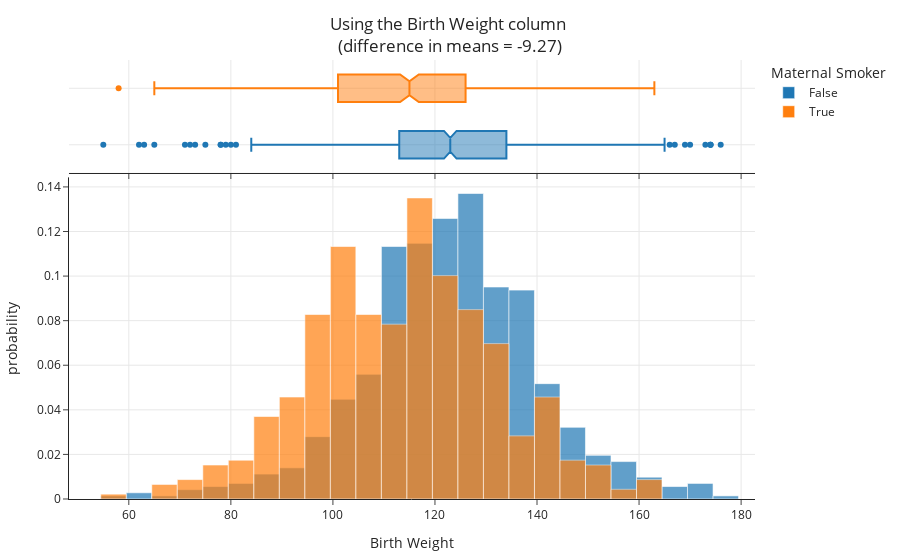
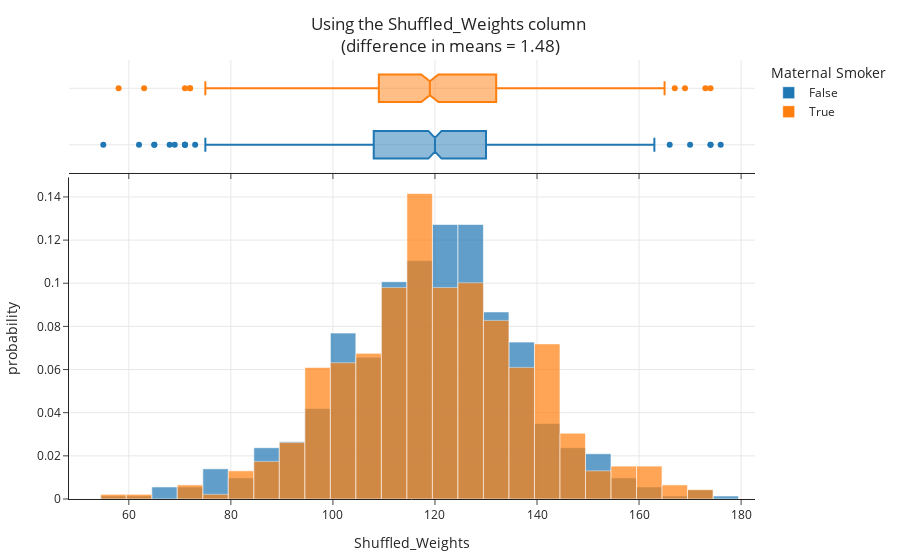

Source (notebook cell) for these figures, in order:
### Markdown cell above
Let's visualize both pairs of distributions – what do you notice?

### Code cell
for x in ['Birth Weight', 'Shuffled_Weights']:
    diff = group_means.loc[True, x] - group_means.loc[False, x]
    fig = px.histogram(
        with_shuffled, x=x, color='Maternal Smoker', histnorm='probability', marginal='box', 
        title=f"Using the {x} column <br>(difference in means = {diff:.2f})",
        barmode='overlay', opacity=0.7)
    fig.update_layout(margin=dict(t=60))
    fig.show()

### Figure 1 — Plotly figure (JSON) as saved in the notebook; plotly's stock layout.template omitted (floating-point values rounded to 4 significant figures; data arrays with more than 128 entries replaced by an {"elided": "..."} marker saying what was removed)
{"data": [{"alignmentgroup": "True", "bingroup": "x", "histnorm": "probability", "hovertemplate": "Maternal Smoker=False<br>Birth Weight=%{x}<br>probability=%{y}<extra></extra>", "legendgroup": "False", "marker": {"color": "#1F77B4", "opacity": 0.7, "pattern": {"shape": ""}}, "name": "False", "offsetgroup": "False", "orientation": "v", "showlegend": true, "type": "histogram", "x": {"elided": "715 int values"}, "xaxis": "x", "yaxis": "y"}, {"alignmentgroup": "True", "hovertemplate": "Maternal Smoker=False<br>Birth Weight=%{x}<extra></extra>", "legendgroup": "False", "marker": {"color": "#1F77B4"}, "name": "False", "notched": true, "offsetgroup": "False", "showlegend": false, "type": "box", "x": {"elided": "715 int values"}, "xaxis": "x2", "yaxis": "y2"}, {"alignmentgroup": "True", "bingroup": "x", "histnorm": "probability", "hovertemplate": "Maternal Smoker=True<br>Birth Weight=%{x}<br>probability=%{y}<extra></extra>", "legendgroup": "True", "marker": {"color": "#FF7F0E", "opacity": 0.7, "pattern": {"shape": ""}}, "name": "True", "offsetgroup": "True", "orientation": "v", "showlegend": true, "type": "histogram", "x": {"elided": "459 int values"}, "xaxis": "x", "yaxis": "y"}, {"alignmentgroup": "True", "hovertemplate": "Maternal Smoker=True<br>Birth Weight=%{x}<extra></extra>", "legendgroup": "True", "marker": {"color": "#FF7F0E"}, "name": "True", "notched": true, "offsetgroup": "True", "showlegend": false, "type": "box", "x": {"elided": "459 int values"}, "xaxis": "x2", "yaxis": "y2"}], "layout": {"barmode": "overlay", "legend": {"title": {"text": "Maternal Smoker"}, "tracegroupgap": 0}, "margin": {"t": 60}, "title": {"text": "Using the Birth Weight column <br>(difference in means = -9.27)"}, "xaxis": {"anchor": "y", "domain": [0, 1], "title": {"text": "Birth Weight"}}, "xaxis2": {"anchor": "y2", "domain": [0, 1], "matches": "x", "showticklabels": false}, "yaxis": {"anchor": "x", "domain": [0, 0.7326], "title": {"text": "probability"}}, "yaxis2": {"anchor": "x2", "domain": [0.7426, 1], "matches": "y2", "showline": false, "showticklabels": false, "ticks": ""}}}

### Figure 2 — Plotly figure (JSON) as saved in the notebook; plotly's stock layout.template omitted (floating-point values rounded to 4 significant figures; data arrays with more than 128 entries replaced by an {"elided": "..."} marker saying what was removed)
{"data": [{"alignmentgroup": "True", "bingroup": "x", "histnorm": "probability", "hovertemplate": "Maternal Smoker=False<br>Shuffled_Weights=%{x}<br>probability=%{y}<extra></extra>", "legendgroup": "False", "marker": {"color": "#1F77B4", "opacity": 0.7, "pattern": {"shape": ""}}, "name": "False", "offsetgroup": "False", "orientation": "v", "showlegend": true, "type": "histogram", "x": {"elided": "715 int values"}, "xaxis": "x", "yaxis": "y"}, {"alignmentgroup": "True", "hovertemplate": "Maternal Smoker=False<br>Shuffled_Weights=%{x}<extra></extra>", "legendgroup": "False", "marker": {"color": "#1F77B4"}, "name": "False", "notched": true, "offsetgroup": "False", "showlegend": false, "type": "box", "x": {"elided": "715 int values"}, "xaxis": "x2", "yaxis": "y2"}, {"alignmentgroup": "True", "bingroup": "x", "histnorm": "probability", "hovertemplate": "Maternal Smoker=True<br>Shuffled_Weights=%{x}<br>probability=%{y}<extra></extra>", "legendgroup": "True", "marker": {"color": "#FF7F0E", "opacity": 0.7, "pattern": {"shape": ""}}, "name": "True", "offsetgroup": "True", "orientation": "v", "showlegend": true, "type": "histogram", "x": {"elided": "459 int values"}, "xaxis": "x", "yaxis": "y"}, {"alignmentgroup": "True", "hovertemplate": "Maternal Smoker=True<br>Shuffled_Weights=%{x}<extra></extra>", "legendgroup": "True", "marker": {"color": "#FF7F0E"}, "name": "True", "notched": true, "offsetgroup": "True", "showlegend": false, "type": "box", "x": {"elided": "459 int values"}, "xaxis": "x2", "yaxis": "y2"}], "layout": {"barmode": "overlay", "legend": {"title": {"text": "Maternal Smoker"}, "tracegroupgap": 0}, "margin": {"t": 60}, "title": {"text": "Using the Shuffled_Weights column <br>(difference in means = 1.48)"}, "xaxis": {"anchor": "y", "domain": [0, 1], "title": {"text": "Shuffled_Weights"}}, "xaxis2": {"anchor": "y2", "domain": [0, 1], "matches": "x", "showticklabels": false}, "yaxis": {"anchor": "x", "domain": [0, 0.7326], "title": {"text": "probability"}}, "yaxis2": {"anchor": "x2", "domain": [0.7426, 1], "matches": "y2", "showline": false, "showticklabels": false, "ticks": ""}}}
